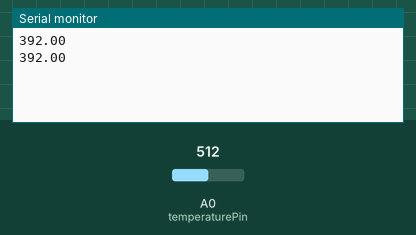
Bench run of a sketch on a simulated Arduino Uno, built with avr-gcc and run on an emulated ATmega328P. On the bench: the last lines printed to the serial monitor. Inputs (shaded band) come from the test bench; at power-on: A0 (temperaturePin) = 512.

Above: at 11.2 s.
11.3 s: A0 (temperaturePin) set to 716
At 12.6 s:
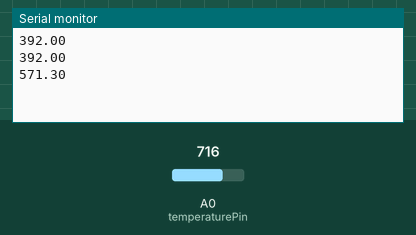
12.8 s: A0 (temperaturePin) set to 900
At 19.9 s:
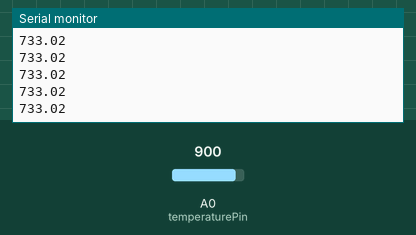
Timing chart, 0 to 20.3 s (numbered marks = the images above; inputs shaded):
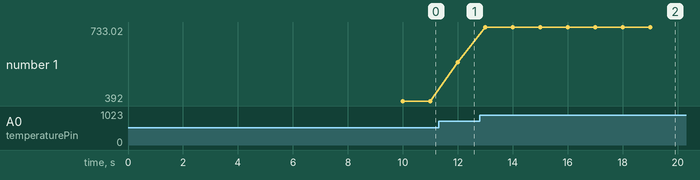

Measured:
- after the input at 11.3 s, the serial monitor: prints a new line after 0.70 s (image 1)
- after the input at 12.8 s, the serial monitor: prints a new line after 0.20 s (image 2)
- plotted number 1: 392 → 571.3 after the input at 11.3 s, 571.3 → 733.02 after the input at 12.8 s

The sketch:

checkTempBluetooth.ino
```cpp
#define temperaturePin A0
float voltage, degreeC, degreeF;

void setup() {
  // put your setup code here, to run once:
  Serial.begin(9600);
  delay(10000);
  // Serial.println("started");
}

// Sends the degrees in Fahrenheit every 15 minutes
void loop() {
  for (int i = 0; i < 10; i++){
    voltage = getVoltage(temperaturePin);
    degreeC = (voltage - 0.5) * 100;
    degreeF = degreeC * (9.0/5.0) + 32.0;
    Serial.println(degreeF);
    delay(1000);
  }
  delay(890000);
}

float getVoltage(int pin) {
  return analogRead(pin) * 0.004882814;
}
```
